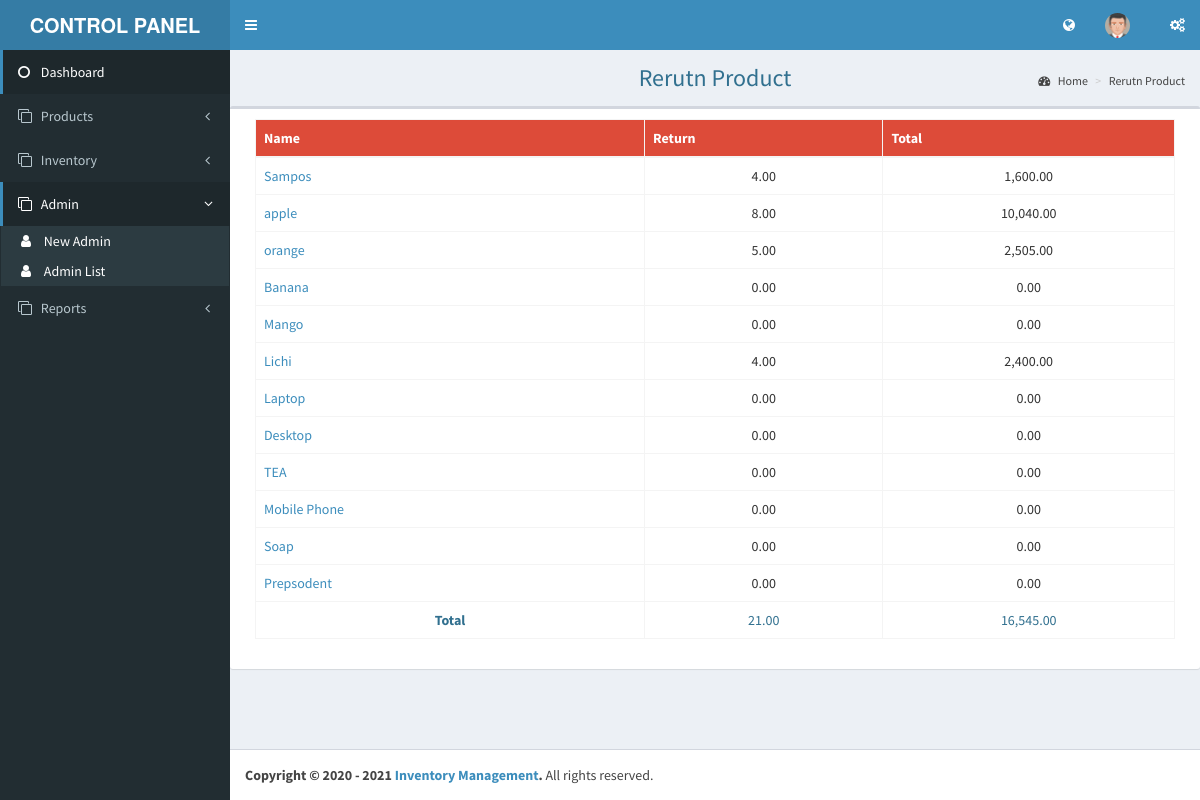
The page /admin/return_product.php (signed in) on the database its author committed.
### tables this page shows
CREATE TABLE `products` (
  `id` bigint(20) NOT NULL,
  `name` varchar(255) NOT NULL,
  `price` decimal(10,0) NOT NULL,
  `unit` varchar(255) NOT NULL,
  `photo` varchar(255) NOT NULL
);

### class/Database.php (called while the page is built, shortened)
<?php
class Database
{
	public $db=NULL;
	function __construct()
	{
		$this->db=new PDO('mysql:host=localhost;dbname=php_project','root','');
	}
	public function getData($table,$where)
	{
		$d=$this->db->query('select * from '.$table.' where '.$where);
		return $d;
	}
}

### admin/return_product.php (the view, shortened to what this page needs)
<?php
 require('head_c.php');
  ?>
<div class="wrapper">
  <?php
  require('leftMenu.php');
  ?>
  <div class="content-wrapper">
    <section class="content-header">
      <h1 class="text-center text-info">
        Rerutn Product
      </h1>
      <ol class="breadcrumb">
        <li><a href="index.php"><i class="fa fa-dashboard"></i> Home</a></li>
        <li><a href="return_product.php">Rerutn Product  </a></li>
      </ol>
    </section>
    <section class="content">
      <div class="row">
        <div class="box">
          <div class="box-body">
              <div class="col-xs-12 col-md-12">
                <table id="example1" class="table table-bordered">
                  <thead>
                    <tr class="bg-red">
              <th>Name</th>
              <th>Return</th>
              <th>Total</th>
            </tr>
                  </thead>
                  <tbody>
                    <?php
                    $total=0;
                    $totalq=0;
                   $products=$obj->getData('products','1');
          while ($d=$products->fetch(PDO::FETCH_ASSOC)) {
              $retur=$obj->db->query("select sum(quantity) as retur from return_table where date <='".date('Y-m-d')."' and productid=".$d['id'])->fetch(PDO::FETCH_ASSOC);
              $totalq+=$retur['retur'];
              $total+=$retur['retur']*$d['price'];
                      ?>
                    <tr>
  <td class="text-left"> <a href="return_report.php?id=<?php echo $d['id']?>"><?php echo $d['name']?></a> </td>
  <td class="text-center"> <?php echo number_format($retur['retur'],2);?></td>
  <td class="text-center"> <?php echo number_format($retur['retur']*$d['price'],2);?></td>
 </tr>
 <?php } ?>
                  </tbody>
                  <tfoot>
                    <tr>
                      <th class="text-center text-info">Total</th>
                      <td class="text-center text-info"><?php echo number_format($totalq,2); ?></td>
                      <td class="text-center text-info"><?php echo number_format($total,2); ?></td>
                    </tr>
                  </tfoot>
                </table>
            </div>
        </div>
        </div>
        </div>
        </section>
      </div>
    </div>
    <?php require('footer_c.php');?>

### rows shown on the page
products: name "Sampos", retur "4.00", price "1,600.00"
products: name "apple", retur "8.00", price "10,040.00"
products: name "orange", retur "5.00", price "2,505.00"
products: name "Banana", retur "0.00", price "0.00"
products: name "Mango", retur "0.00", price "0.00"
products: name "Lichi", retur "4.00", price "2,400.00"
products: name "Laptop", retur "0.00", price "0.00"
products: name "Desktop", retur "0.00", price "0.00"
products: name "TEA", retur "0.00", price "0.00"
products: name "Mobile Phone", retur "0.00", price "0.00"
products: name "Soap", retur "0.00", price "0.00"
products: name "Prepsodent", retur "0.00", price "0.00"

### other values the page prints
$totalq "21.00"
$total "16,545.00"
